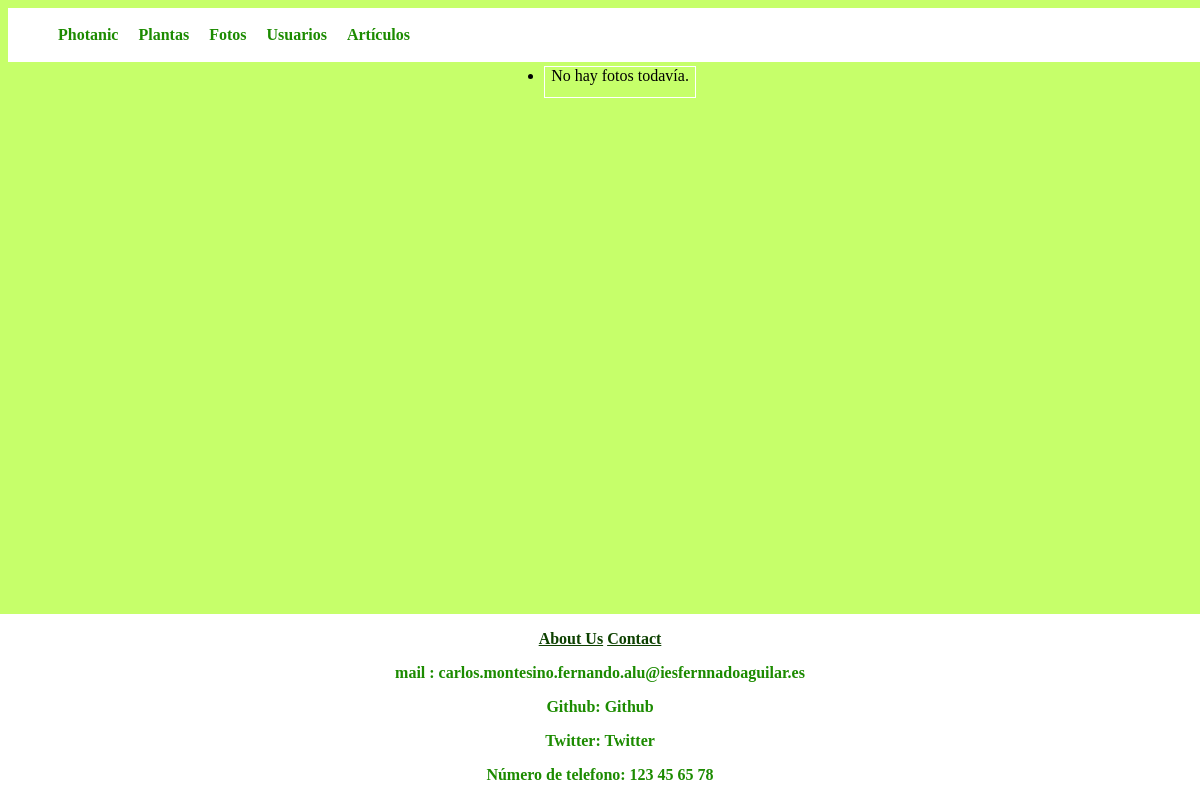
Before: /foto/ with the older database file.
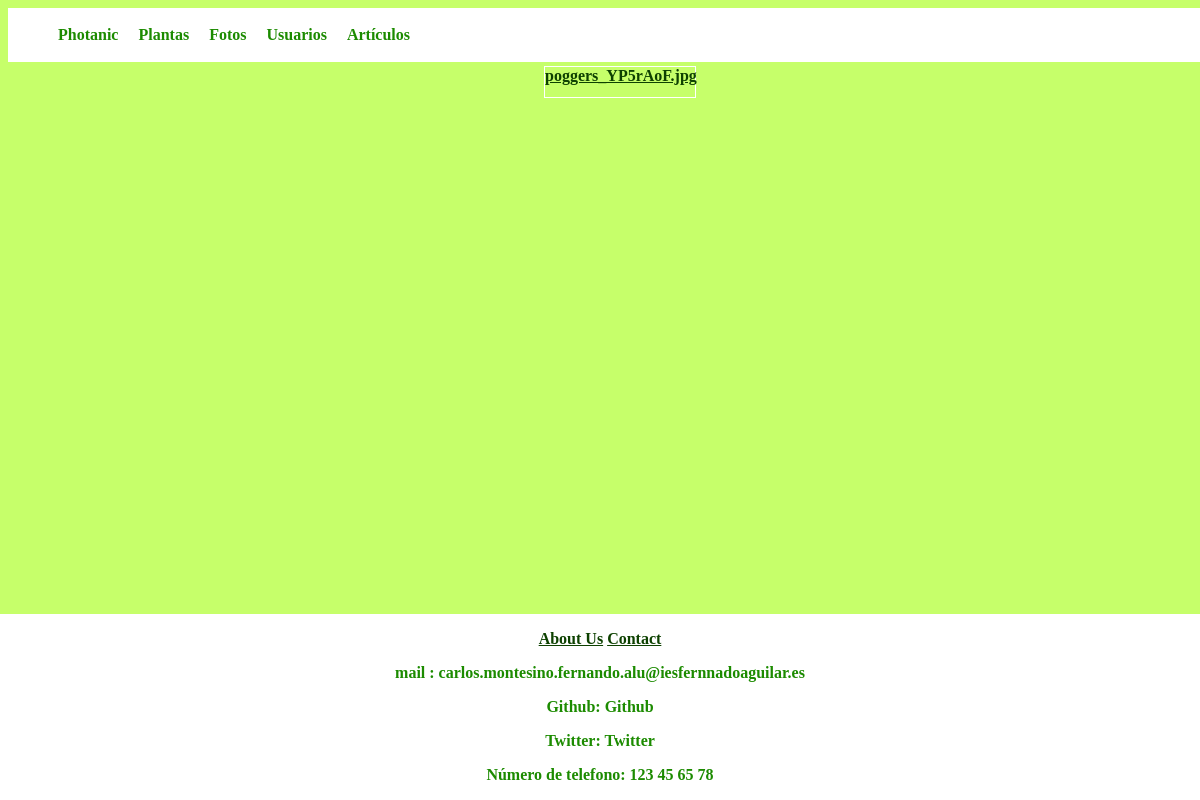
After: the same page with the newer database file.
### photanic_app/models.py (models this page shows)
class Foto(models.Model):
    Usu = models.ForeignKey(settings.AUTH_USER_MODEL, on_delete=models.CASCADE)
    plant = models.ForeignKey(Planta, on_delete=models.CASCADE)
    img = models.ImageField()
    place = models.CharField(max_length=23)
    descrip = models.CharField(max_length=200)
    time_stamp = models.DateTimeField()

### photanic_app/views.py (the view)
# urls.py: path('foto/',Lista_fotos.as_view(), name="fotos"),
class Lista_fotos(ListView):
    model = Foto

### photanic_app/templates/photanic_app/foto_list.html
{% extends 'base.html' %}
{% block content %}
        <center><h1>Fotos</h1></center>
    <body style="background-color:#a1ff75;">
        <center>
        <ul>
          {% for foto in object_list %}
          <li style=" list-style-type: none; margin: 0; padding: 0"> <a href="{{ foto.id }}">{{ foto.img }}</a>
          </li>
          {% empty %}
          <li>No hay fotos todavía.</li>
          {% endfor %}
        </ul>
        </center>
    </body>
{% endblock %}

Changed rows visible on the page:
added Foto: img "poggers_YP5rAoF.jpg"
Other visible differences:
text no longer shown: "No hay fotos todavía."
